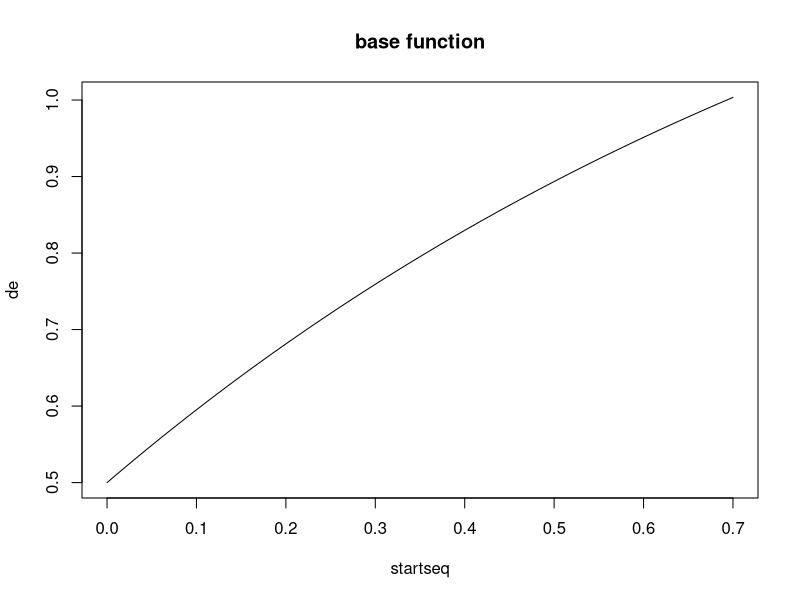
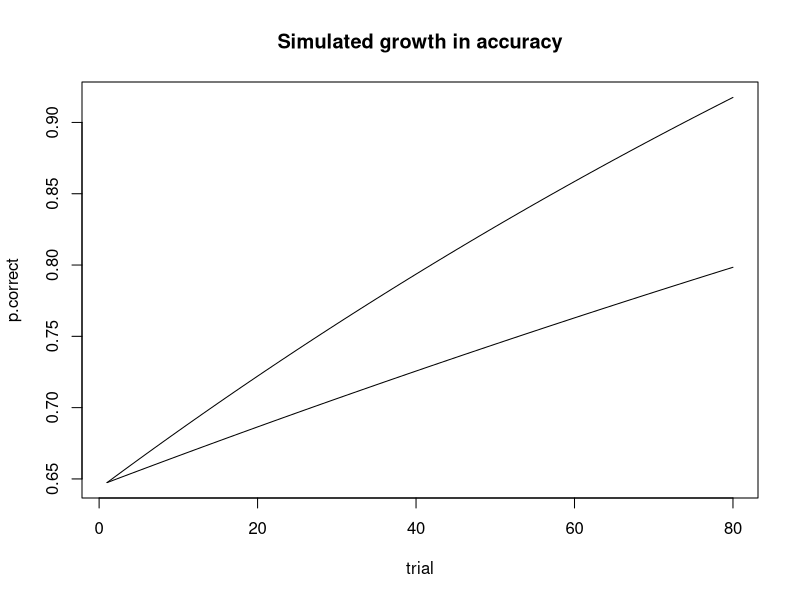

The R script that drew these images, in order: (Note: this script raises an error after producing the figures.)
## ---- chunk 1
knitr::opts_chunk$set(echo = TRUE)
require(tidyverse)
require(lme4)
require(lmerTest)
options(scipen = 999)
## ---- chunk 2
#THIS CHUNK IS NOW OBSOLETE. I USED IT TO PLAY WITH GENERATING DATA USING THE ORIGINAL METHOD. JUST RETAINED HERE FOR HISTORICAL INTEREST. IT USED LOOPS TO GENERATE DATA - LATER CHUNK HAS MOST OF THIS VECTORISED FOR SPEED.
initialcheck<-0 #change to 1 to run this chunk. Otherwise it will skip
#This chunk generates simulated data with multiple nested loops and is just kept for historical interest
# The same effect is obtained in later chunk with vectorised formula
if (initialcheck==1){
  nItem<-20 #Items per session and condition
  nsub <- 25 #subjects per group, 2 groups
  ncond <- 2 # 2 conditions (repeated and non)
  nsess <- 4 # 4 sessions
  ngroup <- 2
  simdat_orig <- data.frame(matrix(NA, nrow=nItem*nsub*ncond*nsess*ngroup,ncol=6))
  colnames(simdat_orig) <- c('Subject','Group','Session','Item','Condition','Correct')
  
  #This time we increment the probability of correct for each item of each type.
  #Rate of increase can vary by item type and group
  basep <- .7 #starting probability correct
  myNcond1 <- .002
  Ncond_p1 <- seq(basep,by=myNcond1,length.out=nItem*nsess)
  Ncond_p2 <- Ncond_p1 #both groups improve same on N items
  myRcond1 <- .003
  myRcond2 <- .002
  Rcond_p1 <- seq(basep,by=myRcond1,length.out=nItem*nsess)
  Rcond_p2 <-  seq(basep,by=myRcond2,length.out=nItem*nsess)
  #item by item probability correct by item type N or R, and by group (1 or 2)
  allcondp <- data.frame(cbind(Ncond_p1,Ncond_p2,Rcond_p1,Rcond_p2))
  
  # The following terms for group and condition just refer to the coding of these effects in analysis, and NOT to effect sizes
  groupcode <- c(-1,1)
  condcode <-c(-1,1)
  # These are random effects estimates
  itemeff <- (runif(nItem)-.5)/10 #item-specific effect
  subeff <- (runif(nsub)-.5)/10 #subject specific effect - these are both small probabilities +ve or -ve
  thisrow<-0
  for (sess in 1:nsess){
    for (group in 1:ngroup){
      for (sub in 1:nsub){
        for (cond in 1:ncond){
          for(Item in 1:nItem){
            thisrow <- thisrow+1
            simdat_orig$Subject[thisrow]<-sub+1000*group #use large offset for subject code to ensure no overlap in subject IDs for groups 1 and 2. 
            #Group 1 will be numbered 1,2,3, etc and Group 2 1001,1002,1003 etc
            simdat_orig$Group[thisrow]<-groupcode[group]
            simdat_orig$Item[thisrow]<-Item
            simdat_orig$Session[thisrow]<-sess
            simdat_orig$Condition[thisrow]<-condcode[cond]
            
            criticalp <-allcondp[(Item+(sess-1)*nItem),(2*(cond-1)+group)]+subeff[sub]+itemeff[Item]
            
            response <- ifelse(runif(1)<criticalp,1,0)
            simdat_orig$Correct[thisrow]<-response
          }
        }
      }
    }
  }
  #Simdat2 was used in course of checking simulated data: it crunches data to give proportions correct for each Session/Group/subject/condition
  #It is not used further in analysis
  simdat2 <- aggregate(simdat_orig$Correct, by=list(simdat_orig$Session,simdat_orig$Group,simdat_orig$Subject,simdat_orig$Condition),FUN=mean)
  colnames(simdat2)<-c('Session','Group','Subject','Condition','Correct')
  myag<-aggregate(Correct~Session*Group*Condition,data=simdat2,FUN=mean)
  ggplot(data=myag[myag$Group==1,], aes(x=Session, y=Correct, group=Condition)) +
    geom_line(aes(linetype=as.factor(Condition)))+
    geom_point()+
    ggtitle('TD')
  ggplot(data=myag[myag$Group==-1,], aes(x=Session, y=Correct, group=Condition)) +
    geom_line(aes(linetype=as.factor(Condition)))+
    geom_point()+
    ggtitle('DLD')
}
## ---- chunk 3
#THIS TOO IS NOW OBSOLETE.
if (initialcheck==1){
  
  
  m5B <- glmer(Correct ~ Group*Condition*Session + (1|Subject) + (1|Item), data = simdat_orig, family = binomial, control = glmerControl(optimizer = "bobyqa"))
  
}

## ---- chunk 4
nItem=20
nsess=4
startseq<-seq(0,.7,length.out=nItem*nsess) #range selected to give plausible range
de <-1.5-dexp(startseq) #this goes from 60% correct at start to 95% by final item
plot(startseq,de,type='l', main='base function')

#let's set a baseline starting level for everyone of 65%
basep=.65
basex <-startseq[max(which(de<basep))] #this is value of startseq corresponding to basep
#then let's take 2 conditions, with different final values
finGroup1 <- .92
finGroup2 <-.80
pGroup1 <- startseq[max(which(de<finGroup1))]
pGroup2 <- startseq[max(which(de<finGroup2))]

valueGroup1 <- 1.5-dexp(seq(basex,pGroup1,length.out=80))
valueGroup2 <- 1.5-dexp(seq(basex,pGroup2,length.out=80))


plot(1:80,valueGroup1,type='l',xlab='trial',ylab='p.correct',main='Simulated growth in accuracy')
lines(1:80,valueGroup2,type='l')


## ---- chunk 5
#Check scores are as intended
plotsims<-function(simdat,nItem,nsub){
  myag <- aggregate(simdat$Correct, by=list(simdat$Session,simdat$Group,simdat$Condition),
                    FUN=mean)
  myagsd <- aggregate(simdat$Correct, by=list(simdat$Session,simdat$Group,simdat$Condition),
                      FUN=sd)
  myag<-cbind(myag,myagsd[,4]/sqrt(nsub))
  colnames(myag)<-c('Session','Group','Condition','p.Corr','se')
  
  
  group1<-filter(myag,Group==-1,Condition==1)
  group2<-filter(myag,Group==1,Condition==1)
  
  plot(group1$Session,group1$p.Corr,type='b',ylim=c(.5,1),xaxt="n",xlab='Session',ylab='percent correct',main=paste0('Nsubs = ',nsub,' : Nitems = ',nItem))
  axis(side=1, at=1:4, line=1)
  lines(group2$Session,group2$p.Corr,type='b',col='red')
  
  group1a<-filter(myag,Group==-1,Condition==-1)
  group2a<-filter(myag,Group==1,Condition==-1)
  lines(group1a$Session,group1a$p.Corr,type='b',lty=2,col='black')
  lines(group2a$Session,group2a$p.Corr,type='b',lty=2,col='red')
  
  # Add a legend
  legend('bottomright', legend=c("TD_novel","DLD_novel","TD_repeated", "DLD_repeated"),
         col=c("black", "red","black", "red"), lty=c(1,1,2,2), cex=0.8)
  
  
  myagg2<-aggregate(myag$p.Corr, by=list(myag$Group,myag$Condition),FUN=mean)
  colnames(myagg2)<-c('Group','Condition')
  myaggsd<-aggregate(myag$p.Corr, by=list(myag$Group,myag$Condition),FUN=sd)
  myagg2<-cbind(myagg2,myaggsd[,3])
  colnames(myagg2)[3:4]<-c('Mean_p.corr','SD')
  return(myagg2) #little table allows one to look at results from one sim
}
## ---- chunk 6
data_sims <- function(nItem, nsub, ncond, nsess, ngroup,basep,allcondp,randsubs,randitems)
{
  #Now Vectorised!
  # nItem = Items per session per condition
  # nsub = subjects per group
  # ncond  = 2 conditions (repeated and non)
  # nsess  = 4 sessions
  # ngroup = 2 groups
  # randsubs = term that sets range for random subjects effect
  # randitems = term that sets range for rand items effect
  
  
  #We increment the probability of correct for each item of each type.
  #Rate of increase can vary by item type and group
  
  
  groupcode <- c(-1,1) #group-1 is DLD ; group1 is TD
  condcode <-c(-1,1) #cond-1 is novel ; cond1 is repeated
  simdat<-expand.grid(1:nsub,groupcode,1:nsess,1:nItem,condcode)
  colnames(simdat) <- c('Subject','Group','Session','Item','Condition')
  w<-which(simdat$Group==1)
  simdat$Subject[w] <- simdat$Subject[w]+nsub #codes must be different for subs in 2 groups, so add offset
  
  simdat$allorder<-simdat$Item + (simdat$Session-1)*nItem #order rather than item ID determines avg learning
  w<-which(simdat$Condition==1)
  simdat$Item[w] <- simdat$Item[w]+nItem #codes must be different for items in 2 conditions, so add offset - this is item identity, for random effects. We *could* make this more constant for the Repeated items, but because they do vary in distractors etc, better to make distinct for each one
  simdat$interaction <- 1 #we need to set numeric codes for each combination in interaction in order to use vectorised formula. For 2 x 2, codes are 1,2,3,4
  w<-which(simdat$Condition==1)
  simdat$interaction[w]<-2 #initialise with 1-2
  w<-which(simdat$Group==1)
  simdat$interaction[w]<-simdat$interaction[w]+2 #add 2 for group2, so get values 3-4
  simdat$Correct <- 1 #default response is correct
  myrands <- runif(nrow(simdat))
  subeff<-runif((nsub*2),-randsubs,randsubs) #one effect per subject - range specified by randsubs
  itemeff<-runif(nItem*2,-randitems,randitems) #one effect per item - range specified by randitems
  simdat$allcondrow<-simdat$allorder+(simdat$Session-1)*nItem
  for(j in 1:nrow(simdat)){ #can't work out how to vectorise this!
    simdat$criticalp[j]<-allcondp[simdat$allorder[j],simdat$interaction[j]]
  }
  simdat$criticalp <- simdat$criticalp+subeff[simdat$Subject]+itemeff[simdat$Item]
  simdat$Correct[simdat$criticalp<myrands]<-0
  return(simdat)
}
## ---- chunk 7
niter <- 200
Nitemseq<-seq(16,20,24,4) #specify here the range of values for Nitems (start, end, step)
nsubseq <-seq(25,30,5) #specify here the range of values for nsub
randsubs <- .1
randitems <-.075

#Make table which gives probability correct for each item in each condition/group.

basep <- .65 #starting avg probability correct for all items/subjects
#group 1 is DLD, group 2= TD
#myN is novel, myR is repeated
finNgroup1 <- .79 #item increment p correct for each item in N condition/group1
finNgroup2 <- .84 #item increment p correct for each item in N condition/group2
finRgroup1 <- .91 #item increment p correct for each item in R condition/group1
finRgroup2 <- .86 #item increment p correct for each item in R condition/group2
#We use these values to create probability correct matrix
#Updated version, use an exponential function for learning.
#See earlier chunk for the logic
startseq<-seq(0,.7,length.out=nItem*nsess) #range selected to give plausible range
de <-1.5-dexp(startseq) #this goes from 60% correct at start to 95% by final item
basex <-startseq[max(which(de<basep))] #this is value of startseq corresponding to basep
baseDN <- startseq[max(which(de<finNgroup1))]
baseTN <- startseq[max(which(de<finNgroup2))]
baseDR <- startseq[max(which(de<finRgroup1))]
baseTR <- startseq[max(which(de<finRgroup2))]
Ncond_p1 <- 1.5-dexp(seq(basex,baseDN,length.out=nItem*nsess))
Ncond_p2 <- 1.5-dexp(seq(basex,baseTN,length.out=nItem*nsess))
Rcond_p1 <- 1.5-dexp(seq(basex,baseDR,length.out=nItem*nsess))
Rcond_p2 <- 1.5-dexp(seq(basex,baseTR,length.out=nItem*nsess))
#item by item probability correct by item type N or R, and by group (1 or 2)
allcondp <- data.frame(cbind(Ncond_p1,Ncond_p2,Rcond_p1,Rcond_p2))

#We plot the probabilities to check they make sense
plot(1:(nItem*nsess),allcondp$Rcond_p1,type='l')
lines(1:(nItem*nsess),allcondp$Ncond_p1,,lty=2)
lines(1:(nItem*nsess),allcondp$Rcond_p2,col='red')
lines(1:(nItem*nsess),allcondp$Ncond_p2,lty=2,col='red')
abline(v=nItem)
abline(v=nItem*2)
abline(v=nItem*3)

#Make a data frame to hold the results of power analysis
powerdf<-expand.grid(Nitemseq,nsubseq) #powerdf to hold results
colnames(powerdf) <- c('nItem','nsub')
powerdf$niter<-niter
powerdf$basep<-basep
powerdf$randsubs<-randsubs
powerdf$randitems<-randitems
powerdf$myNgroup1<-finNgroup1
powerdf$myNgroup2<-finNgroup2
powerdf$myRgroup1<-finRgroup1
powerdf$myRgroup2<-finRgroup2
#add columns to show power
powerdf$pow.Intercept<-NA
powerdf$pow.group<-NA
powerdf$pow.cond<-NA
powerdf$pow.sess<-NA
powerdf$pow.group_cond<-NA
powerdf$pow.group_sess<-NA
powerdf$pow.cond_sess<-NA
powerdf$pow.3way_int<-NA

#also need temporary data frame to hold results of analysis for each iteration
myresults<-data.frame(matrix(NA,nrow=niter,ncol=8))
myout <- myresults

#Start looping through iterations here
thisrow<-0
for (nItem in Nitemseq){
  print(paste('Nitem = ',nItem))
  for (nsub in nsubseq){
    print(paste('Nsub = ',nsub))
    thisrow<-thisrow+1
    for(i in 1:niter){
      if(i/20==round(i/20,0)){ #show progress
        print(paste0('iteration ',i))
      }
      simdat <- data_sims(nItem, nsub, ncond = 2, nsess = 4, ngroup = 2,   basep,allcondp,randsubs,randitems)
      #NB randsubs and randitems are +/- percentage variation range for these
      #NB formula can give critical p > 1, depending on settings
      simdat$Session.c<-simdat$Session-mean(simdat$Session) #centre session
      if (i==1){ #plot just the first simulated set to check effects
        myagg2<-plotsims(simdat,nItem,nsub) #function does plot and also saves means for interaction in myagg2, so can be inspected
      }
      
      #run regression
      mymod <- glmer(Correct ~ Group*Condition*Session.c + (1|Subject)+(1|Item), data = simdat, family = binomial, control = glmerControl(optimizer = "bobyqa"))
      
      myres <- summary(mymod)
      myresults[i,1:8]<-myres$coefficients[,4] #4th col row has p values
    }
    myout <- ifelse(myresults>0.05,0,1)
    power = colMeans(myout)
    #Add power values to the data frame
    powerdf[thisrow,11:18]<-power
  }
}
print(paste0('power = ',power))
powerfile<-paste0('powerdf_session_N',niter,'_rands',randsubs,'randi',randitems,Sys.time(),'.csv')
write.csv(powerdf,powerfile,row.names=F)
